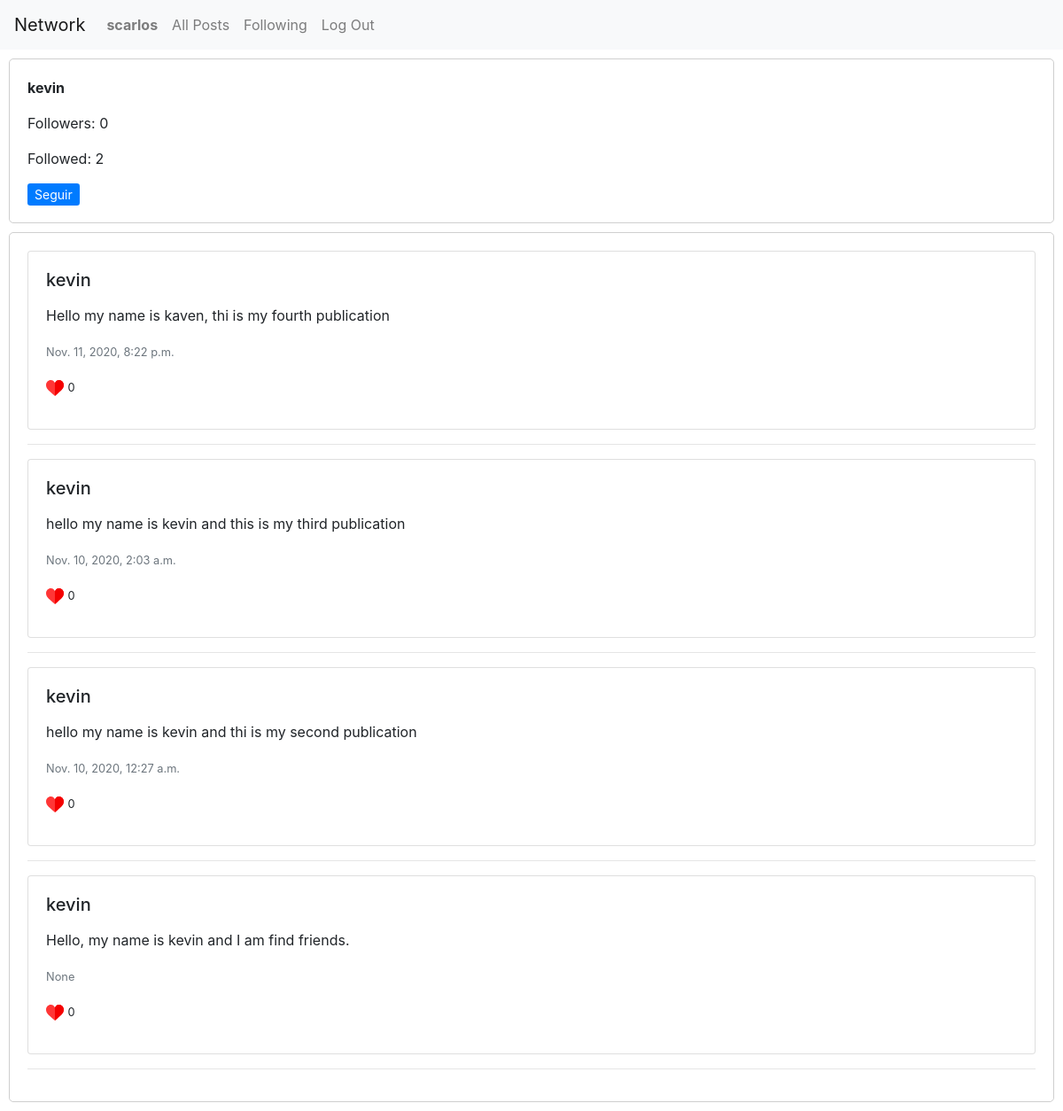
The app's page /profile/5 (signed in) with its own data.
### network/models.py (models this page shows)
class User(AbstractUser):
    pass

class Post(models.Model):
    user = models.ForeignKey(User, on_delete = models.CASCADE, related_name="post_create") #if user is deleted, auction will be deleted
    date = models.DateTimeField(auto_now_add=True, null=True, blank=True)
    text = models.CharField(max_length=255, null=True)
    likes = models.IntegerField(default=None, null=True, blank=True)

### network/views.py (the view)
# urls.py: path("profile/<str:id>", views.show_user, name="show_user"),
def show_user(request, id):
    user_prof = User.objects.get(pk=id)
    follow_count = Followers.objects.filter(user=user_prof).count()
    all_posts = Post.objects.filter(user=user_prof).order_by('-date')
    followed_count = Followers.objects.filter(follower=user_prof).count()
    all_p = []
    relation = Followers.objects.filter(user=user_prof , follower=request.user).count()
    try:
        print(len(all_posts))
    except (TypeError):
        all_p.append(Post.objects.get(user=user_prof))
        all_posts = all_p
    return render(request, "network/profile.html", {"all_posts":all_posts,"user_prof":user_prof,"follows":follow_count,"followed":followed_count, "relation":relation})

### network/templates/network/profile.html (shortened to what this page needs)
{% extends "network/layout.html" %}
{% load static %}
{% block body %}
<div class="box-cont">
    <p><strong> {{user_prof.username}} </strong></p>
    <p>Followers: {{follows}} </p>
    <p>Followed: {{followed}}</p>
    {%if user.username != user_prof.username%}
    {% if relation == 0 %}
    <a href="/follow/{{user_prof.id}}" id="button_follow">Seguir</a>
    {% endif %}
    {%endif%}
</div>
<div class="box-cont">
    {% for post in all_posts %}
    <div class="card">
        <div class="card-body">
            <h5 class="card-title"> {{post.user.username}}</h5>
            <p class="card-text" id="text-post-{{post.id}}">{{post.text}}</p>
            <p class="card-text"><small class="text-muted">{{post.date}}</small></p>
            <p> <img src="{% static 'images/like.svg' %}" height="20px" width="20px"> <small>{{post.likes}}</small></p>
        </div>
    </div>
    <hr>
    {% endfor %}
</div>
{% endblock %}

### network/templates/network/layout.html (shortened to what this page needs)
{% load static %}
<!DOCTYPE html>
<html lang="en">
<head>
    <link rel="stylesheet" href="https://stackpath.bootstrapcdn.com/bootstrap/4.4.1/css/bootstrap.min.css"
>
    <link href="{% static 'network/styles.css' %}" rel="stylesheet">
</head>
<body>
    <nav class="navbar navbar-expand-lg navbar-light bg-light">
        <a class="navbar-brand" href="#">Network</a>
        <div>
            <ul class="navbar-nav mr-auto">
                {% if user.is_authenticated %}
                <li class="nav-item">
                    <a class="nav-link" href="/profile/{{user.id}}" id="user-name"
                        value="{{ user.username }}"><strong>{{ user.username }}</strong></a>
                </li>
                {% endif %}
                <li class="nav-item">
                    <a class="nav-link" href="{% url 'index' %}">All Posts</a>
                </li>
                {% if user.is_authenticated %}
                <li class="nav-item">
                    <a class="nav-link" href="/following/{{user.id}}">Following</a>
                </li>
                <li class="nav-item">
                    <a class="nav-link" href="{% url 'logout' %}">Log Out</a>
                </li>
                {% endif %}
            </ul>
        </div>
    </nav>
    <div class="body">
        {% block body %}
        {% endblock %}
    </div>
</body>
</html>

### network/static/network/styles.css (style rules this page uses)
.box-cont { display: block; flex-wrap: wrap; border: 1px solid rgb(207, 207, 207); border-radius: 5px; flex-direction: column ; margin: 10px; padding: 20px; }
#button_follow { padding: .25rem .5rem; font-size: .875rem; line-height: 1.5; border-radius: .2rem; color: #fff; background-color: #007bff; border-color: #007bff; text-decoration: none; }

### records on screen
User: username "scarlos"
User: username "kevin"
Post: user.username "kevin", text "Hello my name is kaven, thi is my fourth publication", date "Nov. 11, 2020, 8:22 p.m.", likes "0"
Post: user.username "kevin", text "hello my name is kevin and this is my third publication", date "Nov. 10, 2020, 2:03 a.m.", likes "0"
Post: user.username "kevin", text "hello my name is kevin and thi is my second publication", date "Nov. 10, 2020, 12:27 a.m.", likes "0"
Post: user.username "kevin", text "Hello, my name is kevin and I am find friends.", date "None", likes "0"

### other values on screen
{{ follows }} "0"
{{ followed }} "2"
